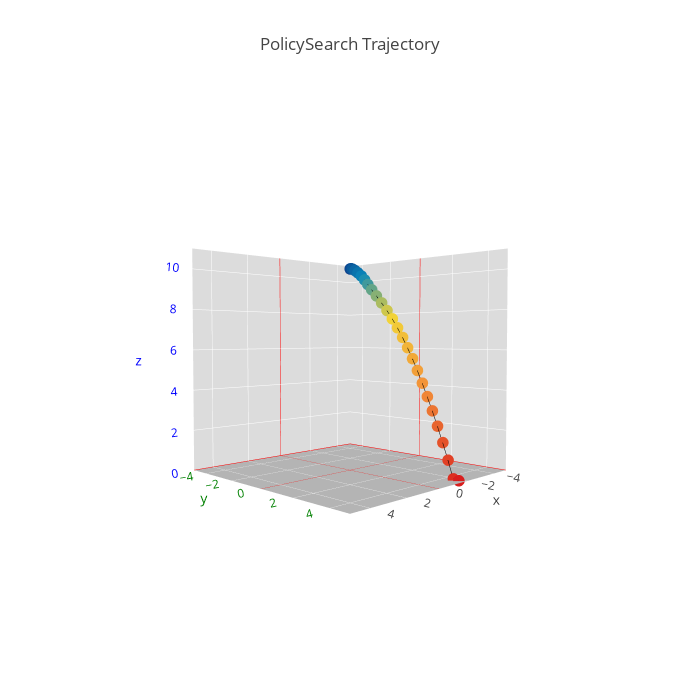

This figure's notebook cell:
### Markdown cell above
### 3D Trajectory for Policy Search Agent

* <font color='blue'>Blue mark</font> represnets the start Point
* <font color='red'>Red mark</font> represnets the end Point

### Code cell
visuals.plot_trajectory_3d(file_history, 'PolicySearch Trajectory', filename='PolicySearch Trajectory',
                           width=700, height=700, axis_ranges=([-5,5], [-5,5], [0,11]))

### Figure 1 — Plotly figure (JSON) as saved in the notebook; plotly's stock layout.template omitted (floating-point values rounded to 4 significant figures)
{"data": [{"line": {"color": "#000000", "width": 1}, "marker": {"color": [0, 0.06, 0.12, 0.18, 0.24, 0.3, 0.36, 0.42, 0.48, 0.54, 0.6, 0.66, 0.72, 0.78, 0.84, 0.9, 0.96, 1.02, 1.08, 1.14, 1.2, 1.26, 1.32, 1.38, 1.44, 1.5, 1.56], "colorscale": "Portland", "size": 4}, "type": "scatter3d", "uid": "bc9038a3-505d-4fae-972e-a2ae34dc62c0", "x": [0, -0.000373, -0.003696, -0.01214, -0.02438, -0.03662, -0.05129, -0.06133, -0.05562, -0.06539, -0.1112, -0.1883, -0.287, -0.3983, -0.5151, -0.6327, -0.7489, -0.8611, -0.964, -1.062, -1.165, -1.266, -1.367, -1.471, -1.568, -1.659, -1.75], "y": [0, 0.004779, 0.04495, 0.1361, 0.2769, 0.4528, 0.6449, 0.8342, 1.034, 1.259, 1.497, 1.732, 1.955, 2.163, 2.359, 2.546, 2.729, 2.911, 3.097, 3.289, 3.481, 3.673, 3.873, 4.077, 4.284, 4.494, 4.71], "z": [10, 10.01, 10.01, 9.983, 9.903, 9.775, 9.609, 9.409, 9.175, 8.909, 8.603, 8.264, 7.896, 7.501, 7.077, 6.624, 6.14, 5.624, 5.072, 4.479, 3.853, 3.193, 2.483, 1.725, 0.9209, 0.06668, 0]}], "layout": {"autosize": false, "height": 700, "scene": {"camera": {"center": {"x": 0, "y": 0, "z": 0}, "eye": {"x": 2, "y": 2, "z": 0.1}, "up": {"x": 0, "y": 0, "z": 1}}, "xaxis": {"backgroundcolor": "rgb(220, 220, 220)", "gridcolor": "rgb(255, 255, 255)", "range": [-5, 5], "showbackground": true, "zerolinecolor": "rgb(255, 0, 0)"}, "yaxis": {"backgroundcolor": "rgb(220, 220, 220)", "color": "green", "gridcolor": "rgb(255, 255, 255)", "range": [-5, 5], "showbackground": true, "zerolinecolor": "rgb(255, 0, 0)"}, "zaxis": {"backgroundcolor": "rgb(180, 180, 180)", "color": "blue", "gridcolor": "rgb(255, 255, 255)", "range": [0, 11], "showbackground": true, "zerolinecolor": "rgb(255, 0, 0)"}}, "title": {"text": "PolicySearch Trajectory"}, "width": 700}}
